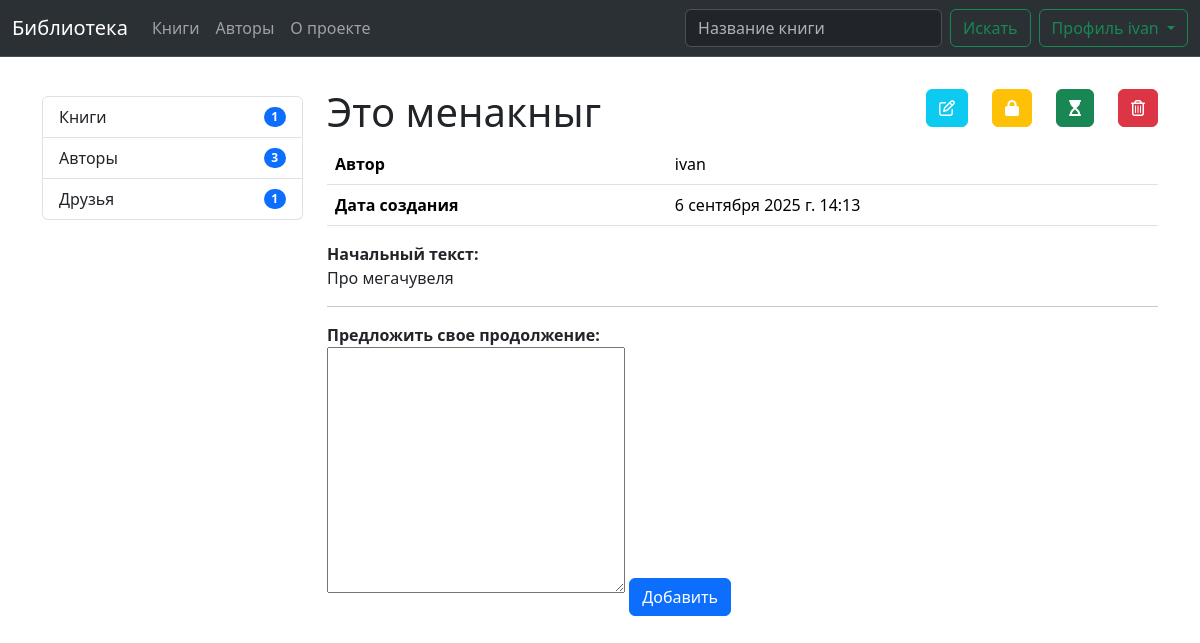
/books/7/ (signed in), run on an earlier commit of the app's database.
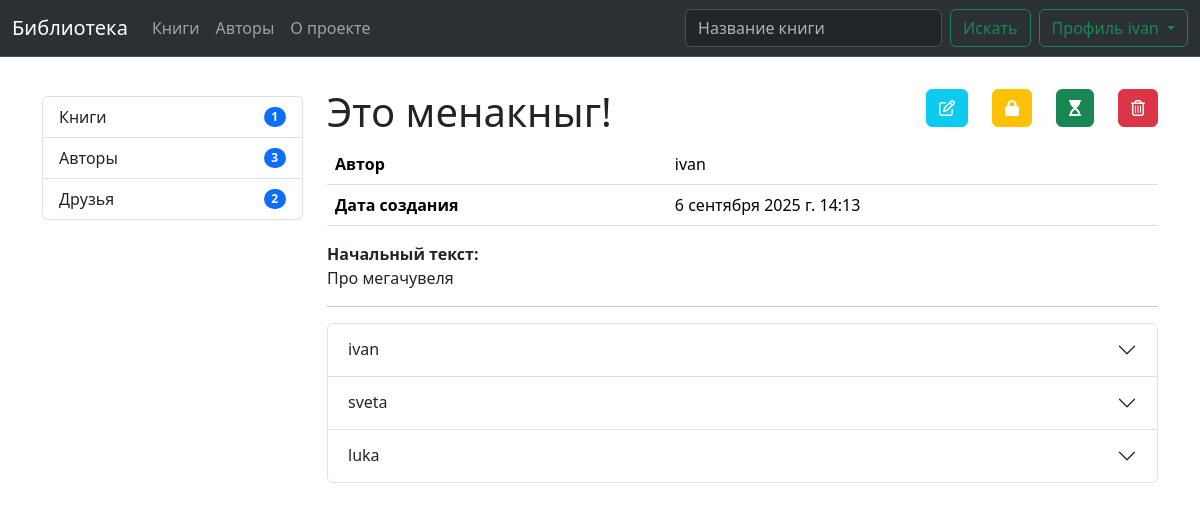
And on a later commit of the database.
### library/models.py (models this page shows, shortened)
class Book(models.Model):
    title = models.CharField(max_length=250, unique=True)
    author = models.ForeignKey(User, on_delete=models.DO_NOTHING)
    description = HTMLField(null=True, blank=True)
    image = models.ImageField(null=True, blank=True, upload_to='books/')
    parts_num = models.PositiveIntegerField(default=0)
    isFinished = models.BooleanField(default=False)
    isShared = models.BooleanField(default=True)
    created_at = models.DateTimeField(auto_now_add=True)
    updated_at = models.DateTimeField(auto_now=True)

class BookPart(models.Model):
    book = models.ForeignKey(Book, on_delete=models.CASCADE)
    parent_part = models.ForeignKey('self', on_delete=models.SET_NULL, null=True, blank=True)
    author = models.ForeignKey(User, on_delete=models.DO_NOTHING)
    content = HTMLField()
    part_num = models.PositiveIntegerField(default=0)
    is_approved = models.BooleanField(default=False)
    is_archived = models.BooleanField(default=False)
    created_at = models.DateTimeField(auto_now_add=True)
    updated_at = models.DateTimeField(auto_now=True)

### library/views.py (the view)
# urls.py: path('books/<int:pk>/', BookDetailsView.as_view(), name='book_details'),
class BookDetailsView(DetailView):
    model = Book
    template_name = 'library/book-details.html'
    context_object_name = 'book'
    def get_context_data(self, **kwargs):
        context = super().get_context_data(**kwargs)
        book = context['book']
        user = self.request.user
        already_sent = BookPart.objects.filter(book=book, is_approved=False, author=user, part_num=book.parts_num + 1).count()
        context['content'] = BookPart.objects.filter(book=book, is_approved=True).order_by('part_num')
        context['draft'] = BookPart.objects.filter(book=book, is_approved=False, part_num=book.parts_num + 1)
        context['can_add_part'] = (
            not book.isFinished
            and book.isShared
            and (book.author.profile in user.profile.friends or book.author.pk == user.pk)
            and not already_sent
        )
        return context

### library/context_processors.py (called while the page is built)
def menu_data(request):
    return {
        'authors_count': Profile.objects.filter(isAuthor=True).count(),
        'friends_count': request.user.profile.friends.count() if request.user.is_authenticated and hasattr(request.user, 'profile') else 0,
        'requests_count': request.user.profile.friends_request_to_me.count() if request.user.is_authenticated and hasattr(request.user, 'profile') else 0,
        'books_count': Book.objects.all().count(),
    }

### users/models.py (called while the page is built)
    @property
    def friends(self):
        sent = FriendRequest.objects.filter(from_user=self, accepted=True).values_list('to_user', flat=True)
        received = FriendRequest.objects.filter(to_user=self, accepted=True).values_list('from_user', flat=True)
        friend_ids = list(sent) + list(received)
        return Profile.objects.filter(id__in=friend_ids)

    @property
    def friends_request_to_me(self):
        received = FriendRequest.objects.filter(to_user=self, accepted=False).values_list('from_user', flat=True)
        request_ids = list(received)
        return Profile.objects.filter(id__in=request_ids)

### library/templates/library/book-details.html (shortened to what this page needs)
{% extends 'base-user.html' %}
{% load static %}
{% block meta %}
    <link href="https://use.fontawesome.com/releases/v6.1.1/css/all.css" rel="stylesheet">
{% endblock %}
{% block main %}
    <div class="row justify-content-between">
        <div class="col">
            <h1 class="mt-3">{{ book.title }}</h1>
        </div>
        {% if user.profile.isAuthor and book.author.pk == user.pk %}
            <div class="col-auto me-auto align-self-center justify-content-self-end">
                <a href="{% url 'library:book_edit' book.pk %}" class="btn btn-info text-white">
                    <i class="fa-regular fa-pen-to-square"></i>
                </a>
            </div>
            <div class="col-auto align-self-center justify-content-self-end">
                <form method="post" action="{% url 'library:book_lock' book.pk %}">
                  <button type="submit" class="btn btn-warning text-white">
                    {% if book.isShared %}
                    <i class="fa-solid fa-lock"></i>
                    {% else %}
                    <i class="fa-solid fa-lock-open"></i>
                    {% endif %}
                  </button>
                </form>
            </div>
            <div class="col-auto align-self-center justify-content-self-end">
                <form method="post" action="{% url 'library:book_finished' book.pk %}">
                    {% if book.isFinished %}
                        <button type="submit" class="btn btn-success text-white">
                            <i class="fa-solid fa-flag-checkered"></i>
                        </button>
                    {% else %}
                        <button type="submit" class="btn btn-success text-white">
                            <i class="fa-solid fa-hourglass-start"></i>
                        </button>
                    {% endif %}
                </form>
            </div>
            <div class="col-auto align-self-center justify-content-self-end">
                <a href="{% url 'library:book_delete' book.pk %}" class="btn btn-danger text-white">
                    <i class="fa-regular fa-trash-can"></i>
                </a>
            </div>
        {% endif %}
    </div>
    <table class="table">
      <tbody>
        <tr>
          <th>Автор</th>
          <td>{{ book.author.username }}</td>
        </tr>
        <tr>
          <th>Дата создания</th>
          <td>{{ book.created_at }}</td>
        </tr>
      </tbody>
    </table>
    <div class="book-description mt-3">
        <div class="book-description-title"><b>Начальный текст:</b></div>
        {{ book.description|safe }}
        <hr />
    </div>
    {% if draft|length %}
        <div class="accordion mt-3" id="partContent">
            {% for i in draft %}
              <div class="accordion-item">
                <h2 class="accordion-header">
                  <button
                      class="accordion-button collapsed"
                      type="button"
                      data-bs-toggle="collapse"
                      data-bs-target="#collapse{{ i.pk }}"
                      aria-expanded="true"
                      aria-controls="collapse{{ i.pk }}">{{ i.author.username }}</button>
                </h2>
              </div>
            {% endfor %}
        </div>
    {% endif %}
    {% if can_add_part %}
    <div class="book-add-content mt-3">
        <div class="book-add-content-title"><b>Предложить свое продолжение:</b></div>
        <form action="{% url 'library:book_add' pk=book.pk %}" method="post" class="book-add-content-form">
            <textarea name="part" cols="30" rows="10" class="book-add-content-field"></textarea>
            <button type="submit" class="btn btn-primary mt-3">Добавить</button>
        </form>
    </div>
    {% endif %}
{% endblock %}

What changed in the data, as far as the page shows it:
changed Book "Про мегачувеля": title "Это менакныг" → "Это менакныг!"
added BookPart: author.username "ivan"
added BookPart: author.username "sveta"
added BookPart: author.username "luka"
Also different on the page:
{{ friends_count }}: "1" → "2"
text no longer shown: "Предложить свое продолжение: Добавить"
